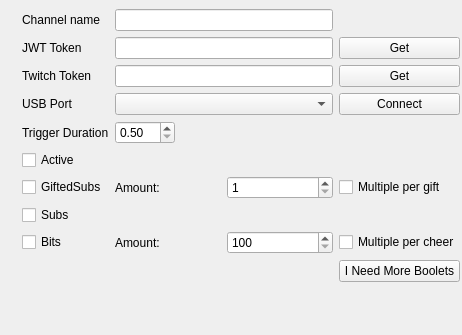
<?xml version="1.0" encoding="UTF-8"?>
<ui version="4.0">
 <class>Form</class>
 <widget class="QWidget" name="Form">
  <property name="geometry">
   <rect>
    <x>0</x>
    <y>0</y>
    <width>462</width>
    <height>335</height>
   </rect>
  </property>
  <property name="windowTitle">
   <string>Form</string>
  </property>
  <widget class="QWidget" name="gridLayoutWidget">
   <property name="geometry">
    <rect>
     <x>9</x>
     <y>9</y>
     <width>451</width>
     <height>321</height>
    </rect>
   </property>
   <layout class="QGridLayout" name="gridLayout_2">
    <item row="2" column="3">
     <widget class="QPushButton" name="pushButton_twitchtoken">
      <property name="text">
       <string>Get</string>
      </property>
     </widget>
    </item>
    <item row="3" column="2">
     <widget class="QComboBox" name="comboBox_port"/>
    </item>
    <item row="1" column="1">
     <widget class="QLabel" name="label_token">
      <property name="text">
       <string>JWT Token</string>
      </property>
     </widget>
    </item>
    <item row="9" column="3">
     <widget class="QPushButton" name="pushButton_manual">
      <property name="text">
       <string>I Need More Boolets</string>
      </property>
     </widget>
    </item>
    <item row="3" column="1">
     <widget class="QLabel" name="label_2">
      <property name="text">
       <string>USB Port</string>
      </property>
     </widget>
    </item>
    <item row="6" column="2">
     <layout class="QHBoxLayout" name="horizontalLayout">
      <item>
       <widget class="QLabel" name="label_amountgifted">
        <property name="text">
         <string>Amount:</string>
        </property>
       </widget>
      </item>
      <item>
       <widget class="QSpinBox" name="spinBox_amountgifted">
        <property name="minimum">
         <number>1</number>
        </property>
        <property name="maximum">
         <number>200</number>
        </property>
       </widget>
      </item>
     </layout>
    </item>
    <item row="8" column="2">
     <layout class="QHBoxLayout" name="horizontalLayout_2">
      <item>
       <widget class="QLabel" name="label_amountbits">
        <property name="text">
         <string>Amount:</string>
        </property>
       </widget>
      </item>
      <item>
       <widget class="QSpinBox" name="spinBox_amountbits">
        <property name="minimum">
         <number>100</number>
        </property>
        <property name="maximum">
         <number>500000</number>
        </property>
        <property name="singleStep">
         <number>100</number>
        </property>
       </widget>
      </item>
     </layout>
    </item>
    <item row="5" column="1">
     <widget class="QCheckBox" name="checkBox_active">
      <property name="text">
       <string>Active</string>
      </property>
     </widget>
    </item>
    <item row="2" column="2">
     <widget class="QLineEdit" name="lineEdit_twitchtoken">
      <property name="echoMode">
       <enum>QLineEdit::Password</enum>
      </property>
     </widget>
    </item>
    <item row="2" column="1">
     <widget class="QLabel" name="label_twitchtoken">
      <property name="text">
       <string>Twitch Token</string>
      </property>
     </widget>
    </item>
    <item row="8" column="3">
     <widget class="QCheckBox" name="checkBox_mutiplebits">
      <property name="text">
       <string>Multiple per cheer</string>
      </property>
     </widget>
    </item>
    <item row="6" column="1">
     <widget class="QCheckBox" name="checkBox_gifted">
      <property name="text">
       <string>GiftedSubs</string>
      </property>
     </widget>
    </item>
    <item row="4" column="1">
     <widget class="QLabel" name="label">
      <property name="text">
       <string>Trigger Duration</string>
      </property>
     </widget>
    </item>
    <item row="1" column="2">
     <widget class="QLineEdit" name="lineEdit_token">
      <property name="echoMode">
       <enum>QLineEdit::Password</enum>
      </property>
     </widget>
    </item>
    <item row="1" column="0">
     <widget class="QLabel" name="label_3">
      <property name="text">
       <string/>
      </property>
     </widget>
    </item>
    <item row="4" column="2">
     <widget class="QDoubleSpinBox" name="doubleSpinBox_duration">
      <property name="maximumSize">
       <size>
        <width>60</width>
        <height>16777215</height>
       </size>
      </property>
      <property name="minimum">
       <double>0.500000000000000</double>
      </property>
     </widget>
    </item>
    <item row="7" column="1">
     <widget class="QCheckBox" name="checkBox_subs">
      <property name="text">
       <string>Subs</string>
      </property>
     </widget>
    </item>
    <item row="8" column="1">
     <widget class="QCheckBox" name="checkBox_bits">
      <property name="text">
       <string>Bits</string>
      </property>
     </widget>
    </item>
    <item row="1" column="3">
     <widget class="QPushButton" name="pushButton_token">
      <property name="text">
       <string>Get</string>
      </property>
     </widget>
    </item>
    <item row="10" column="2">
     <spacer name="verticalSpacer">
      <property name="orientation">
       <enum>Qt::Vertical</enum>
      </property>
      <property name="sizeHint" stdset="0">
       <size>
        <width>20</width>
        <height>40</height>
       </size>
      </property>
     </spacer>
    </item>
    <item row="3" column="3">
     <widget class="QPushButton" name="pushButton_connect">
      <property name="text">
       <string>Connect</string>
      </property>
     </widget>
    </item>
    <item row="6" column="3">
     <widget class="QCheckBox" name="checkBox_mutiplegifted">
      <property name="text">
       <string>Multiple per gift</string>
      </property>
     </widget>
    </item>
    <item row="0" column="1">
     <widget class="QLabel" name="label_name">
      <property name="text">
       <string>Channel name</string>
      </property>
     </widget>
    </item>
    <item row="0" column="2">
     <widget class="QLineEdit" name="lineEdit_channelname">
      <property name="echoMode">
       <enum>QLineEdit::Normal</enum>
      </property>
     </widget>
    </item>
   </layout>
  </widget>
 </widget>
 <resources/>
 <connections/>
</ui>
